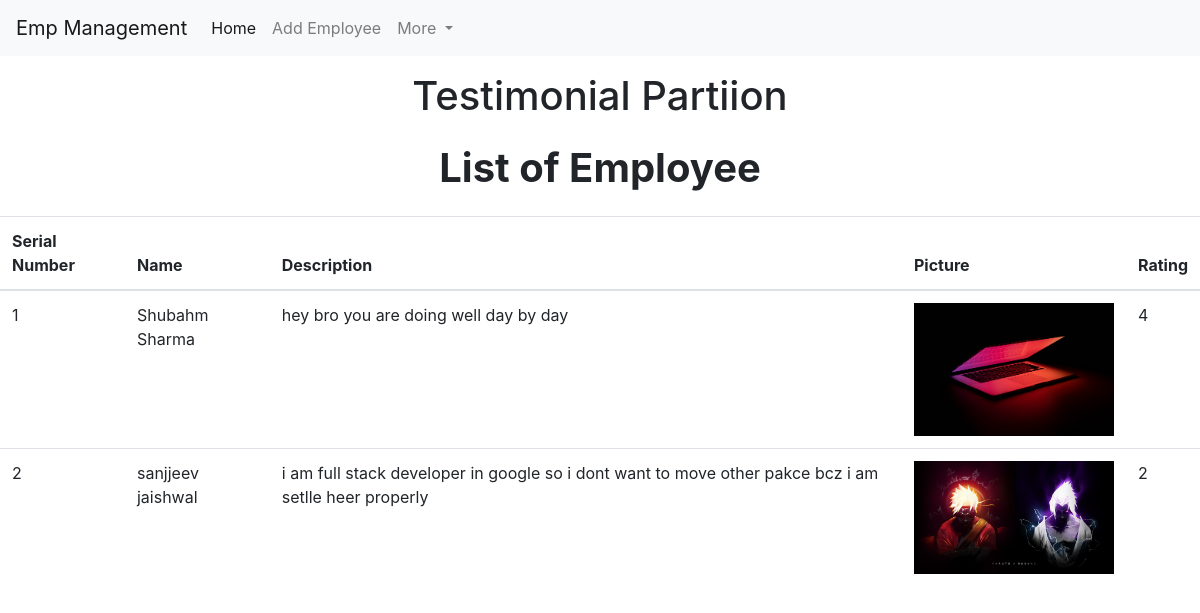
Page /testimonial/ on the committed database.
### emp_manage/models.py (models this page shows, shortened)
class testimonial(models.Model):
    name = models.CharField(max_length=52)
    description = models.CharField(max_length=102)
    picture  = models.ImageField(upload_to="testimonial")
    rating = models.IntegerField()

### emp_manage/views.py (the view)
# urls.py: path("testimonial/",views.testi, name='testi'),
def testi(request):
    testi=  testimonial.objects.all()
    context = {
        'testidata' : testi
    }
    return render(request, "emp_tem/testimonial.html" , context=context)

### templates/emp_tem/testimonial.html
{% include "emp_tem/home.html"%}
{% block content%}
<h1 class="text-center font-weight-semibold my-3">Testimonial Partiion</h1>
<table class="table">
    <thead>
        <tr>
            <th scope="col">Serial Number</th>
            <th scope="col">Name</th>
            <th scope="col">Description</th>
            <th scope="col">Picture</th>
            <th scope="col">Rating</th>
        </tr>
    </thead>
    <h1 class="text-center font-weight-bold my-4">List of Employee</h1>
    <tbody>
        {% for x in testidata %}
        <tr>
            <td>{{forloop.counter}}</td>
            <td>{{x.name}}</td>
            <td>{{x.description}}</td>
            <td><img src="/media/{{x.picture}}" style="max-width: 200px;" alt="" srcset=""></td>
            <td>{{x.rating}}</td>
        </tr>
        {% endfor %}
    </tbody>
</table>
{% endblock%}

### templates/emp_tem/home.html (shortened to what this page needs)
<!doctype html>
<html lang="en">
<head>
    <link rel="stylesheet" href="https://cdn.jsdelivr.net/npm/bootstrap@4.4.1/dist/css/bootstrap.min.css">
</head>
<body>
    {% include "emp_tem/navbar.html" %}
</body>
</html>

### templates/emp_tem/navbar.html (shortened to what this page needs)
{% load static %}
<nav class="navbar navbar-expand-lg navbar-light bg-light">
    <a class="navbar-brand" href="#">Emp Management</a>
    <div class="collapse navbar-collapse" id="navbarSupportedContent">
        <ul class="navbar-nav mr-auto">
            <li class="nav-item active">
                <a class="nav-link" href="#">Home <span class="sr-only">(current)</span></a>
            </li>
            <li class="nav-item">
                <a class="nav-link" href="{% url 'addemp' %}">Add Employee</a>
            </li>
            <li class="nav-item dropdown">
                <a class="nav-link dropdown-toggle" href="#" id="navbarDropdown" role="button" data-toggle="dropdown" aria-haspopup="true" aria-expanded="false">
            More
          </a>
            </li>
        </ul>
    </div>
</nav>

### rows in the picture
testimonial: name "Shubahm Sharma", description "hey bro you are doing well day by day", picture (picture), rating "4"
testimonial: name "sanjjeev jaishwal", description "i am full stack developer in google so i dont want to move other pakce bcz i am setlle heer properly", picture (picture), rating "2"
